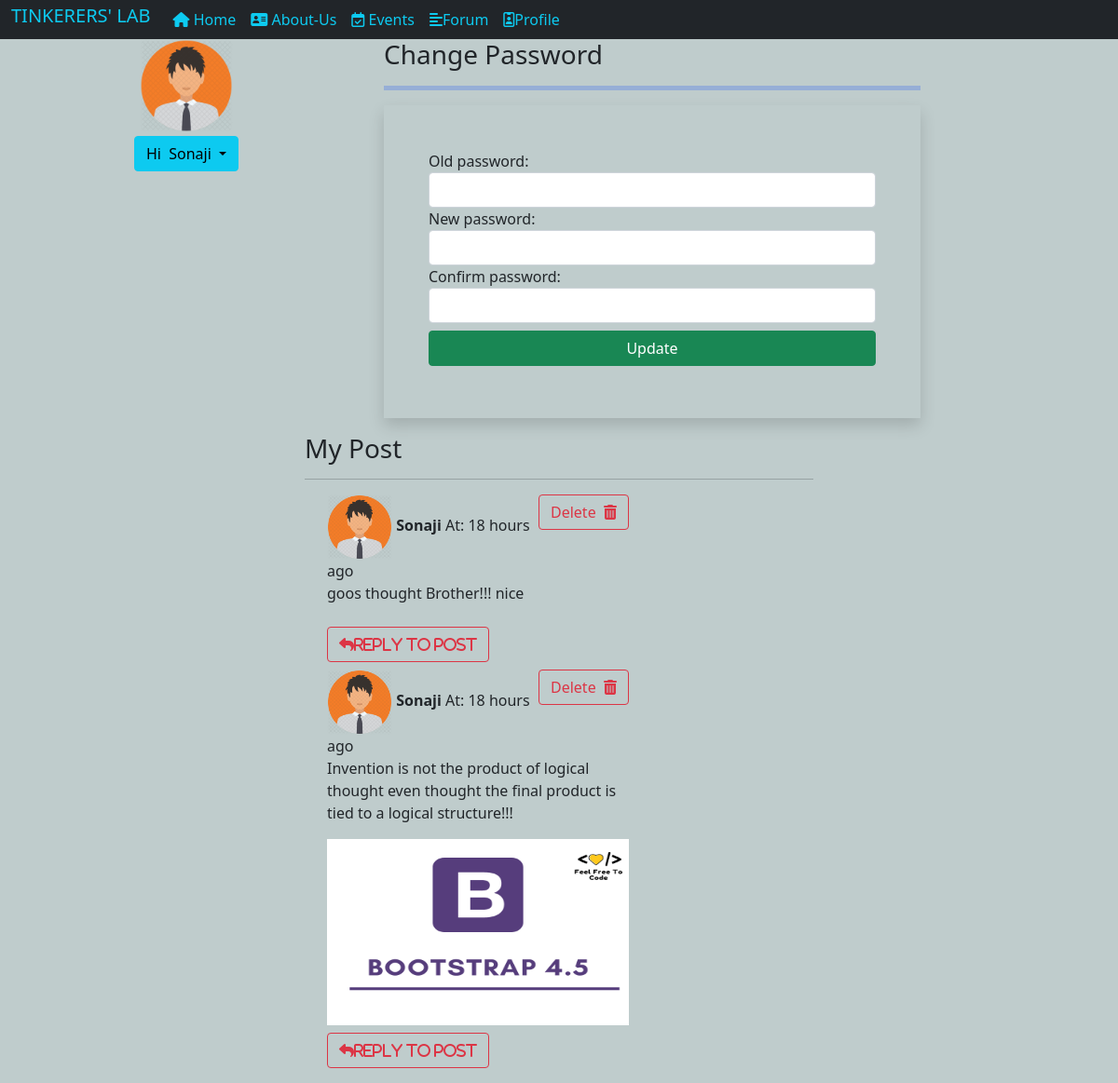
Page /profile/ (signed in) on the committed database.
### home/models.py (models this page shows, shortened)
class blogcomment(models.Model):
    comment=models.TextField()
    user=models.ForeignKey(User, on_delete=models.CASCADE)
    parent=models.ForeignKey('self', on_delete=models.CASCADE, null=True)
    image=models.ImageField(upload_to="upload/images", blank=True )
    timestamp=models.DateTimeField()

### home/views.py (the view)
# urls.py: path("profile/",views.profile, name="profile"),
@login_required(login_url='login')
def profile(request):
    comment=blogcomment.objects.filter(user=request.user).order_by('id').reverse()
    if request.method=="POST":
        form=pachange(user=request.user, data=request.POST)
        if form.is_valid():
            form.save()
            update_session_auth_hash(request, form.user)
            messages.success(request," Update Successfully")
            return redirect('login')
    else:
        form=pachange(user=request.user)
    return render(request,'profile.html',{"form":form,"comment":comment})

### home/forms.py
class pachange(PasswordChangeForm):
    field=['old_password','new_password1','new_password2']
    old_password=forms.CharField(label="Old password",widget=forms.PasswordInput(attrs={"class":"form-control"}))
    new_password1=forms.CharField(label="New password",widget=forms.PasswordInput(attrs={"class":"form-control"}))
    new_password2=forms.CharField(label="Confirm password",widget=forms.PasswordInput(attrs={"class":"form-control"}))

### templates/profile.html (shortened to what this page needs)
{% load humanize %}
<!doctype html>
<html lang="en">
<head>
    <link href="https://cdn.jsdelivr.net/npm/bootstrap@5.1.0/dist/css/bootstrap.min.css" rel="stylesheet"
>
</head>
<body style="background-color: rgb(191, 204, 204);">
    <nav class="navbar navbar-expand-lg navbar-dark bg-dark py-0">
        <div class="container-fluid">
            <a class="navbar-brand text-info" href="/">
                <h5> TINKERERS' LAB</h5>
            </a>
            <div class="collapse navbar-collapse" id="navbarSupportedContent">
                <ul class="navbar-nav me-auto mb-2 mb-lg-0">
                    {% if request.user.is_authenticated %}
                    <li class="nav-item  ">
                        <a class="nav-link active text-info " aria-current="page" href="/"> <i class="fas fa-home"></i>
                            Home</a>
                    </li>
                    <li class="nav-item">
                        <a class="nav-link text-info" href="/about-us/"><i class="fas fa-address-card"></i> About-Us</a>
                    </li>
                    <li class="nav-item">
                        <a class="nav-link text-info" href="/events/"><i class="far fa-calendar-check"></i> Events</a>
                    </li>
                    <li class="nav-item">
                        <a class="nav-link text-info" href="/forum/"><i class="fas fa-align-left"></i>Forum</a>
                    </li>
                    <li class="nav-item">
                        <a class="nav-link text-info" href="/profile/"><i class="far fa-id-badge"></i>Profile</a>
                    </li>
                    {% endif %}
                </ul>
            </div>
        </div>
    </nav>
    <div class="container-fluid">
        <div class="row">
            <div class="col-12 col-sm-4 col-md-4 text-center">
                <img style="width: 100px;" src="/static/img/employee-417-789460.png" alt="">
                <div class="dropdown mt-1">
                    <button class="btn btn-info dropdown-toggle" type="button" id="dropdownMenuButton1" data-bs-toggle="dropdown" aria-expanded="false">
                      Hi&nbsp; <span>{{request.user.username|capfirst}}</span>
                    </button>
                  </div>
            </div>
            <div class="col-12 col-sm-12 col-md-6">
                <h3>Change Password</h3>
               <hr style="width: 100%; height: 5px; color: rgb(29, 86, 243);">
                <form action="/profile/" method="post" novalidate class="shadow p-5">
                    {% for fm in form %}
                    <div class="form-group">
                        {{fm.label_tag}} {{fm}} <small style="color: red;">{{fm.errors|striptags}} </small>
                    </div>
                    {% endfor %}
                    <button type="submit" style="width: 100%;" class="btn btn-success my-2">Update</button>
                   <br>
                  </form>
            </div>
        </div>
    </div>
    <div class="container">
        <div class="row my-3">
         <div class="col-sm-6 offset-sm-3">
          <h3>My Post</h3>
          <hr>
          <div class="container">
            {% for com in comment %}
            <div class="row mt-2">
              <div class=" col-md-8  col-sm-8 col-12 ">
                <form action="/deletepost2/" method="POST" class="float-end">
                    <button class="btn btn-outline-danger" type="submit">Delete &nbsp;<i class="fas fa-trash-alt"></i></button>
                    </form>
                <img src="/static/image/employee-417-789460.png" class="img-fluid " height="70px" width="70px" alt="">
                <b> {{com.user.username}}</b> At:
                {{com.timestamp|naturaltime}}
                <p>{{com.comment}}</p>
                {% if com.image %}
                <div class="mt-3">
                  <img style="width: 100%; height: 200px;" class="img-fluid" src="{{com.image.url}}" alt="">
                </div>
                {% endif %}
                <a class="btn btn-outline-danger mt-2 " data-bs-toggle="collapse" href="#reply{{com.id}}" role="button"
                  aria-expanded="false" aria-controls="collapseExample">
                  <i class="fas fa-reply">Reply To Post</i>
                </a>
              </div>
            </div>
            {% endfor %}
          </div>
         </div>
        </div>
       </div>
</body>
</html>

### rows in the picture
blogcomment: user.username "Sonaji", timestamp "18 hours ago", comment "goos thought Brother!!! nice"
blogcomment: user.username "Sonaji", timestamp "18 hours ago", comment "Invention is not the product of logical thought even thought the final product is tied to a logical structure!!!", image (picture)

### other values in the picture
{{ request.user.username|capfirst }} "Sonaji"
{{ fm.label_tag }} "Old password:" "New password:" "Confirm password:"
